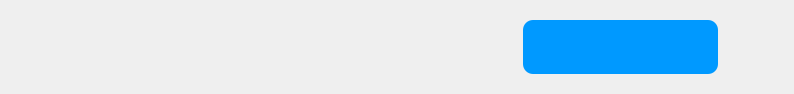
<?xml version="1.0" encoding="UTF-8"?>
<ui version="4.0">
 <class>Sendbox</class>
 <widget class="QWidget" name="Sendbox">
  <property name="geometry">
   <rect>
    <x>0</x>
    <y>0</y>
    <width>794</width>
    <height>94</height>
   </rect>
  </property>
  <property name="minimumSize">
   <size>
    <width>0</width>
    <height>50</height>
   </size>
  </property>
  <property name="maximumSize">
   <size>
    <width>16777215</width>
    <height>16777215</height>
   </size>
  </property>
  <property name="windowTitle">
   <string>Form</string>
  </property>
  <property name="styleSheet">
   <string notr="true">QTextEdit#user_Recvmsg{
	padding: 12px; 
	color: rgb(255, 255, 255);
	border-radius: 10px;
	background-color: rgb(0,153,255);
}</string>
  </property>
  <layout class="QHBoxLayout" name="horizontalLayout_2">
   <item>
    <spacer name="horizontalSpacer">
     <property name="orientation">
      <enum>Qt::Horizontal</enum>
     </property>
     <property name="sizeHint" stdset="0">
      <size>
       <width>564</width>
       <height>50</height>
      </size>
     </property>
    </spacer>
   </item>
   <item>
    <widget class="QWidget" name="widget" native="true">
     <property name="maximumSize">
      <size>
       <width>16777215</width>
       <height>16777215</height>
      </size>
     </property>
     <layout class="QHBoxLayout" name="horizontalLayout">
      <item>
       <widget class="QTextEdit" name="user_Recvmsg">
        <property name="enabled">
         <bool>true</bool>
        </property>
        <property name="minimumSize">
         <size>
          <width>0</width>
          <height>40</height>
         </size>
        </property>
        <property name="maximumSize">
         <size>
          <width>16777215</width>
          <height>16777215</height>
         </size>
        </property>
        <property name="sizeIncrement">
         <size>
          <width>0</width>
          <height>0</height>
         </size>
        </property>
        <property name="styleSheet">
         <string notr="true"/>
        </property>
        <property name="verticalScrollBarPolicy">
         <enum>Qt::ScrollBarAlwaysOff</enum>
        </property>
        <property name="horizontalScrollBarPolicy">
         <enum>Qt::ScrollBarAlwaysOff</enum>
        </property>
        <property name="readOnly">
         <bool>true</bool>
        </property>
       </widget>
      </item>
     </layout>
    </widget>
   </item>
   <item>
    <widget class="QLabel" name="img_lab">
     <property name="minimumSize">
      <size>
       <width>50</width>
       <height>50</height>
      </size>
     </property>
     <property name="maximumSize">
      <size>
       <width>50</width>
       <height>50</height>
      </size>
     </property>
     <property name="text">
      <string/>
     </property>
    </widget>
   </item>
  </layout>
 </widget>
 <resources/>
 <connections/>
</ui>
